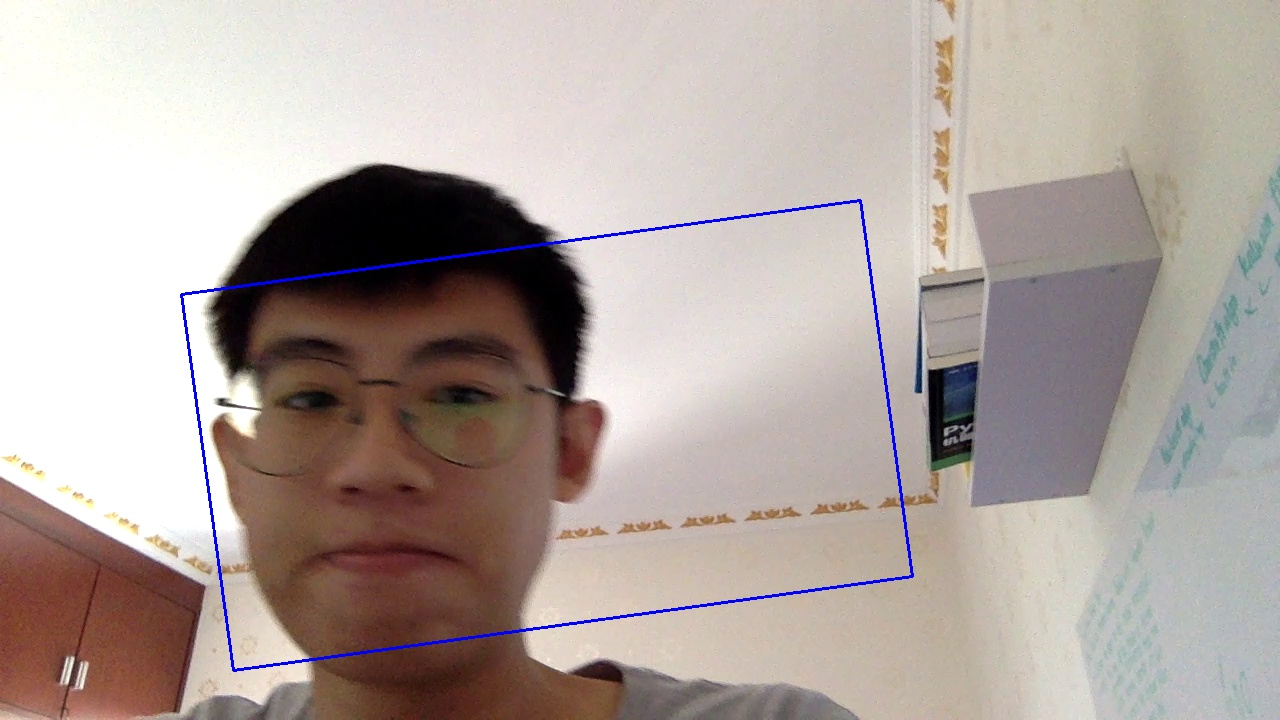
#> input picture Experimental/Tracking/CamShiftTracker/p.jpg, 1280 x 720 px, given as the content of the folder ioSourceTiles/../Experimental/Tracking/CamShiftTracker/p.jpg, which was not available
$ python split_4.py --set ../Experimental/Tracking/CamShiftTracker/p.jpg --group 5
#> lines starting #> are read from the running program, lines starting #| are printed output that depends on the picture; pictures that were not available may be replaced by others from this repository, and a replacement may not be noted
import argparse
from glob import glob
import cv2 as cv


source_path = '/Users/victorhe/Pictures/studioSourceTiles/%s/*'
destination_path = '/Users/victorhe/Pictures/studioSourceTiles/GROUP_%d/%s_%d.BMP'


ap = argparse.ArgumentParser()
ap.add_argument('-s', '--set', required=True, help='set of images being evaluated')
ap.add_argument('-g', '--group', required=True, help='set of images being evaluated', type=int)
args = vars(ap.parse_args())
image_set = list()

for path in sorted(glob(source_path % args['set'])):
    img = cv.imread(path)
#> img is the input picture: shape (720, 1280, 3); mean B, G, R 160.1, 165.4, 177.1
    image_set.append(img)

# works on BMP images
counter = 1
for img in image_set:
    h, w = img.shape[:-1]
    mid_h = h // 2
    mid_w = w // 2

    image_splits = [img[:mid_h, :mid_w], img[:mid_h, mid_w:w], img[mid_h:h, :mid_w], img[mid_h:h, mid_w:w]]

    for i in range(4):
        filename = destination_path % (args['group'], args['set'], counter)
        cv.imwrite(filename, image_splits[i])
        print(filename)
        counter += 1
#> this loop made 1 pass
#> (h, w, mid_h, mid_w) on pass 1: (720, 1280, 360, 640)
#| /Users/victorhe/Pictures/studioSourceTiles/GROUP_5/../Experimental/Tracking/CamShiftTracker/p.jpg_1.BMP
#| /Users/victorhe/Pictures/studioSourceTiles/GROUP_5/../Experimental/Tracking/CamShiftTracker/p.jpg_2.BMP
#| /Users/victorhe/Pictures/studioSourceTiles/GROUP_5/../Experimental/Tracking/CamShiftTracker/p.jpg_3.BMP
#| /Users/victorhe/Pictures/studioSourceTiles/GROUP_5/../Experimental/Tracking/CamShiftTracker/p.jpg_4.BMP
#> pass 1, `cv.imwrite(filename, image_splits[i])`:
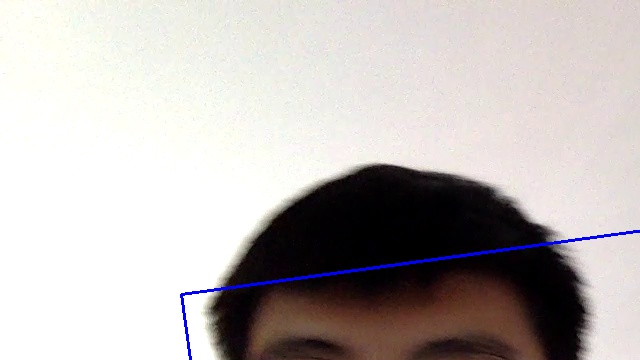
#> saved as p.jpg_1.BMP: shape (360, 640, 3); mean B, G, R 182.1, 183.7, 189.5
#> pass 1, `cv.imwrite(filename, image_splits[i])`:
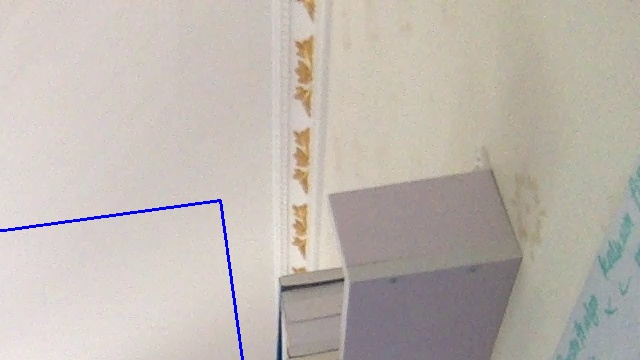
#> saved as p.jpg_2.BMP: shape (360, 640, 3); mean B, G, R 176.3, 183, 190.2
#> pass 1, `cv.imwrite(filename, image_splits[i])`:
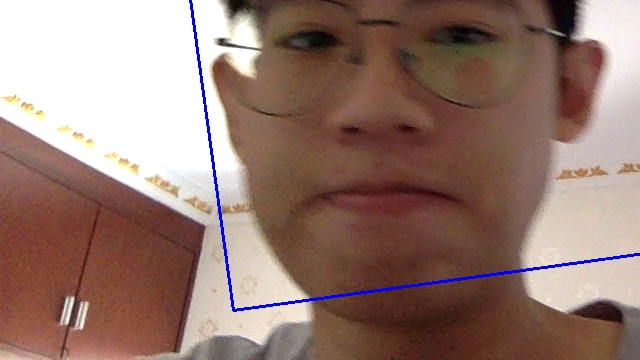
#> saved as p.jpg_3.BMP: shape (360, 640, 3); mean B, G, R 113.9, 123.1, 150.5
#> pass 1, `cv.imwrite(filename, image_splits[i])`:
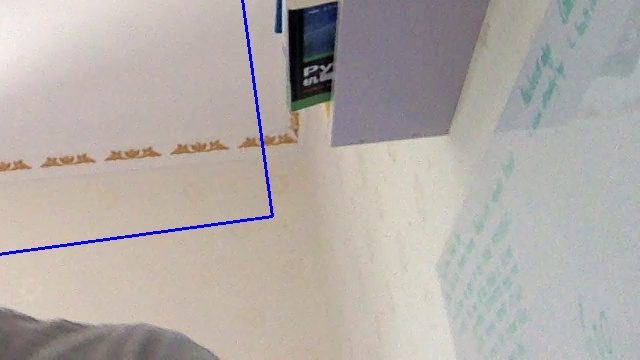
#> saved as p.jpg_4.BMP: shape (360, 640, 3); mean B, G, R 168, 171.8, 178
#> after the loop, counter = 5
